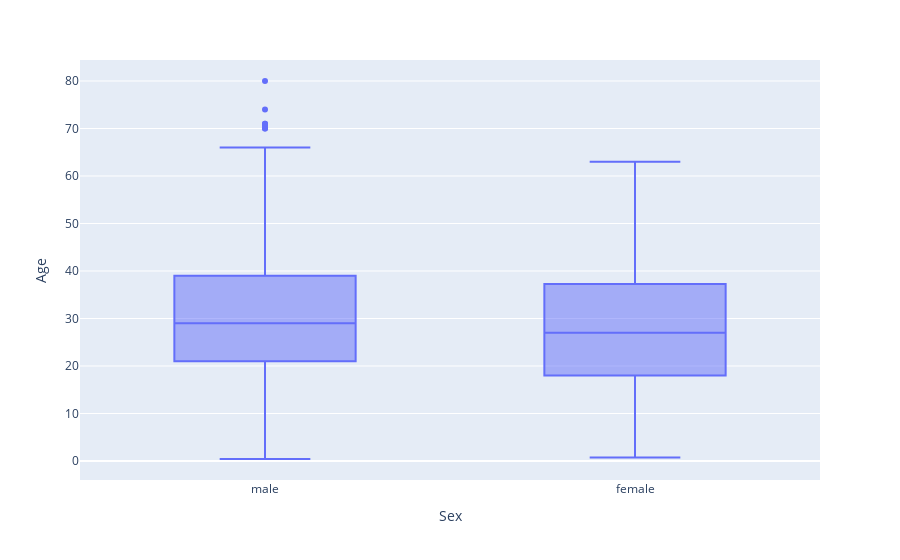

The notebook cell this image was saved under:
### Code cell
px.box(data_frame=df,y='Age',x='Sex')
#replacing female age with mean and male with meadian

### Figure 1 — Plotly figure (JSON) as saved in the notebook; plotly's stock layout.template omitted (floating-point values rounded to 4 significant figures; data arrays with more than 128 entries replaced by an {"elided": "..."} marker saying what was removed)
{"data": [{"alignmentgroup": "True", "hovertemplate": "Sex=%{x}<br>Age=%{y}<extra></extra>", "legendgroup": "", "marker": {"color": "#636efa"}, "name": "", "notched": false, "offsetgroup": "", "orientation": "v", "showlegend": false, "type": "box", "x": {"elided": "891 str values"}, "x0": " ", "xaxis": "x", "y": {"elided": "891 float values"}, "y0": " ", "yaxis": "y"}], "layout": {"boxmode": "group", "legend": {"tracegroupgap": 0}, "margin": {"t": 60}, "xaxis": {"anchor": "y", "domain": [0, 1], "title": {"text": "Sex"}}, "yaxis": {"anchor": "x", "domain": [0, 1], "title": {"text": "Age"}}}}
